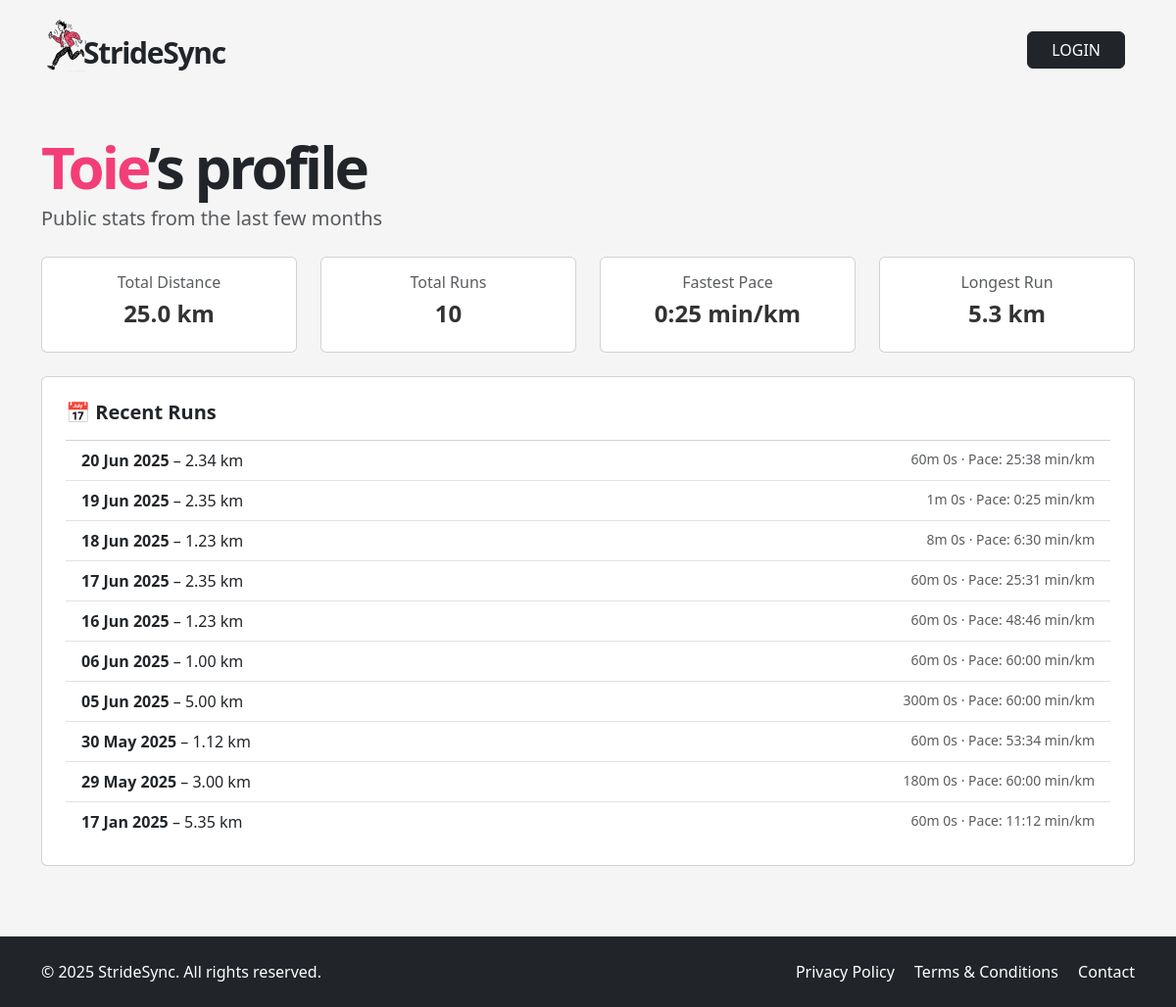
/u/toie, run on the app's committed database.
### app/models.py (models this page shows, shortened)
class User(UserMixin, db.Model):
    __tablename__ = "users"
    id = sa.Column(sa.Integer, primary_key=True)
    email = sa.Column(sa.String(120), unique=True, nullable=False, index=True)
    password_hash = sa.Column(sa.String(256))
    username = sa.Column(sa.String(64), unique=True, nullable=False, index=True)
    role = sa.Column(sa.Enum(UserRole), default=UserRole.USER, nullable=False)
    is_verified = sa.Column(sa.Boolean, default=False)
    verification_token = sa.Column(sa.String(128), nullable=False, default=lambda: secrets.token_urlsafe(32))
    unit_preference = Column(String(2), default='km')  # 'km' or 'mi'
    notify_group_activity = Column(Boolean, default=True)
    is_public_profile = Column(Boolean, default=False)
    reset_token = db.Column(db.String, nullable=True)
    reset_token_expiry = db.Column(db.DateTime, nullable=True)
    runs = so.relationship("Run", back_populates="user", cascade="all, delete-orphan")
    groups = so.relationship("Group", secondary=user_groups, back_populates="members")
    admin_of_groups = so.relationship("Group", secondary=group_admins, back_populates="admins")

class Run(db.Model):
    __tablename__ = "runs"
    id = sa.Column(sa.Integer, primary_key=True)
    date = sa.Column(sa.DateTime(timezone=True), index=True)
    distance = sa.Column(Numeric(precision=8, scale=2))  # replaces sa.Integer
    time = sa.Column(sa.Integer)      # seconds (duration)
    pace = sa.Column(sa.Integer)      # seconds per km
    user_id = sa.Column(sa.Integer, sa.ForeignKey("users.id"), index=True)
    user = so.relationship("User", back_populates="runs")
    groups = so.relationship("Group", secondary=run_groups, back_populates="runs")

### app/routes.py (the view)
@app.route("/u/<username>")
def public_profile(username):
    user = db.session.execute(
        sa.select(User).where(User.username == username)
    ).scalar_one_or_none()
    if not user or not user.is_public_profile:
        abort(404)
    runs = (
        db.session.execute(
            sa.select(Run).where(Run.user_id == user.id).order_by(Run.date.desc())
        )
        .scalars()
        .all()
    )
    total_distance = sum(run.distance for run in runs)
    total_runs = len(runs)
    fastest_pace = min((run.pace for run in runs if run.pace), default=None)
    longest_run = max((run.distance for run in runs), default=0)
    return render_template(
        "public_profile.html",
        user=user,
        runs=runs,
        total_distance=total_distance,
        total_runs=total_runs,
        fastest_pace=fastest_pace,
        longest_run=longest_run,
    )

### app/templates/public_profile.html
{% extends "base.html" %}
{% block content %}
<div class="container py-5">
  <h1 class="display-4 fw-bold hero-title">
    <span>{{ user.username.capitalize() }}</span>’s profile
  </h1>
  <p class="lead text-muted mb-4">Public stats from the last few months</p>
    <div class="row mb-4">
    <div class="col-md-3">
        <div class="card p-3 text-center">
        <h6 class="text-muted">Total Distance</h6>
        <h4 class="fw-bold">{{ "%.1f"|format(total_distance) }} km</h4>
        </div>
    </div>
    <div class="col-md-3">
        <div class="card p-3 text-center">
        <h6 class="text-muted">Total Runs</h6>
        <h4 class="fw-bold">{{ total_runs }}</h4>
        </div>
    </div>
    <div class="col-md-3">
        <div class="card p-3 text-center">
        <h6 class="text-muted">Fastest Pace</h6>
        <h4 class="fw-bold">
            {% if fastest_pace %}
            {% set pace_sec = fastest_pace|int %}
            {{ pace_sec // 60 }}:{{ "%02d"|format(pace_sec % 60) }} min/km
            {% else %}–{% endif %}
        </h4>
        </div>
    </div>
    <div class="col-md-3">
        <div class="card p-3 text-center">
        <h6 class="text-muted">Longest Run</h6>
        <h4 class="fw-bold">{{ "%.1f"|format(longest_run) }} km</h4>
        </div>
    </div>
    </div>
  <div class="card p-4">
    <h5 class="fw-bold mb-3">📅 Recent Runs</h5>
    {% if runs %}
      <ul class="list-group list-group-flush">
        {% for run in runs %}
          <li class="list-group-item">
            <div class="d-flex justify-content-between">
              <div>
                <strong>{{ run.date.strftime('%d %b %Y') }}</strong> –
                {{ run.distance }} km
              </div>
              <div class="text-muted small">
                {{ run.time // 60 }}m {{ run.time % 60 }}s ·
                Pace:
                {% set pace_sec = run.pace|int %}
                {{ pace_sec // 60 }}:{{ "%02d"|format(pace_sec % 60) }} min/km
              </div>
            </div>
          </li>
        {% endfor %}
      </ul>
    {% else %}
      <p class="text-muted">No runs available.</p>
    {% endif %}
  </div>
</div>
{% endblock %}

### app/templates/base.html (shortened to what this page needs)
<!DOCTYPE html>
<html lang="en">
<head>
  <link href="https://cdn.jsdelivr.net/npm/bootstrap@5.3.6/dist/css/bootstrap.min.css" rel="stylesheet">
  <link href="https://cdn.jsdelivr.net/npm/bootstrap-icons@1.10.5/font/bootstrap-icons.css" rel="stylesheet">
  <link rel="stylesheet" href="{{ url_for('static', filename='style.css') }}">
</head>
<body>
  <header>
    <nav class="navbar">
      <div class="container d-flex justify-content-between align-items-center py-2">
        <a href="/index" class="text-decoration-none logo-container d-flex align-items-center">
          <img src="{{ url_for('static', filename='img/icon.png') }}" width="50px" style="margin-right: -15px !important;" alt="StrideSync logo">
          <p class="logo mb-0 ms-2">StrideSync</p>
        </a>
        <ul class="navbar-nav flex-row align-items-center mb-0 menubox">
          {% if current_user.is_anonymous %}
            <li class="nav-item">
              <a class="btn btn-dark px-4" href="{{ url_for('login') }}">LOGIN</a>
            </li>
          {% endif %}
        </ul>
      </div>
    </nav>
  </header>
  <main>
    {% block content %}{% endblock %}
  </main>
  <footer class="bg-dark text-white py-4">
    <div class="container d-flex flex-column flex-md-row justify-content-between align-items-center">
      <div class="mb-2 mb-md-0">
        &copy; 2025 StrideSync. All rights reserved.
      </div>
      <div>
        <a href="/privacy" class="text-white text-decoration-none me-3">Privacy Policy</a>
        <a href="/terms" class="text-white text-decoration-none me-3">Terms & Conditions</a>
        <a href="/contact" class="text-white text-decoration-none">Contact</a>
      </div>
    </div>
  </footer>
</body>
</html>

### app/static/style.css (style rules this page uses)
html, body { height: 100%; margin: 0; display: flex; flex-direction: column; scroll-behavior: smooth; }
body { background-color: #f5f5f5; }
main { flex: 1; }
h4 { font-weight: 700; color: #333; }
a { color: #f33e78; }
.logo { font-size: 30px; font-weight: 700; letter-spacing: -1.3px; margin-top: 15px; }
.logo-container { color: unset; }
.hero-title { font-weight: 900 !important; font-size: 60px; letter-spacing: -3px; line-height: 60px; }
.hero-title span { color: #f33e78; }
.menubox { margin-top: 10px; margin-right: 10px; }
footer { background-color: #333; }

### data on the page
User: username "Toie"
Run: distance "5.3", date "17 Jan 2025", distance "5.35", time "60", run.time%60 "0", pace_sec "11", pace_sec "12"
Run: date "20 Jun 2025", distance "2.34", time "60", run.time%60 "0", pace_sec "25", pace_sec "38"
Run: date "19 Jun 2025", distance "2.35", time "1", run.time%60 "0", pace_sec "0", pace_sec "25"
Run: date "18 Jun 2025", distance "1.23", time "8", run.time%60 "0", pace_sec "6", pace_sec "30"
Run: date "17 Jun 2025", distance "2.35", time "60", run.time%60 "0", pace_sec "25", pace_sec "31"
Run: date "16 Jun 2025", distance "1.23", time "60", run.time%60 "0", pace_sec "48", pace_sec "46"
Run: date "06 Jun 2025", distance "1.00", time "60", run.time%60 "0", pace "60", pace_sec%60 "00"
Run: date "05 Jun 2025", distance "5.00", time "300", run.time%60 "0", pace "60", pace_sec%60 "00"
Run: date "30 May 2025", distance "1.12", time "60", run.time%60 "0", pace_sec "53", pace_sec "34"
Run: date "29 May 2025", distance "3.00", time "180", run.time%60 "0", pace "60", pace_sec%60 "00"

### other printed values
{{ "%.1f"|format(total_distance) }} "25.0"
{{ total_runs }} "10"
{{ pace_sec // 60 }} "0"
{{ "%02d"|format(pace_sec % 60) }} "25"
